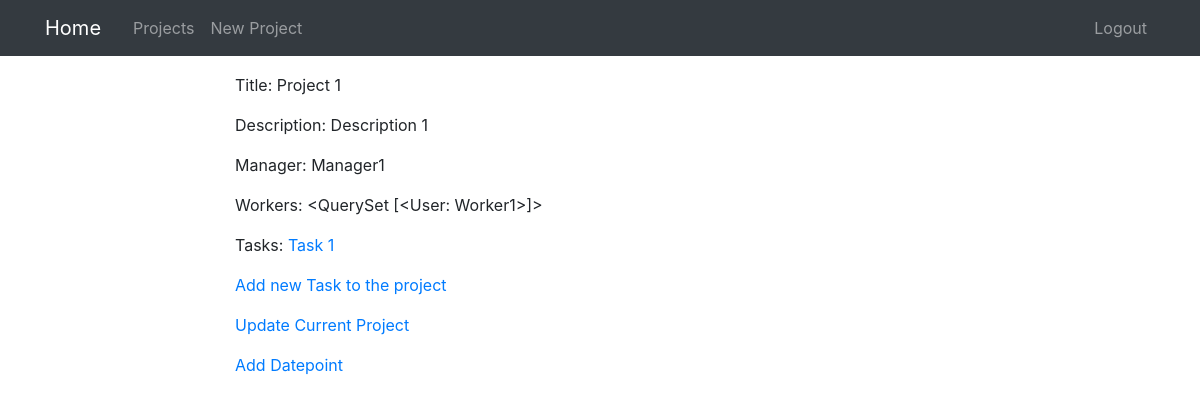
/projects/1/ (signed in), run on an earlier commit of the app's database.
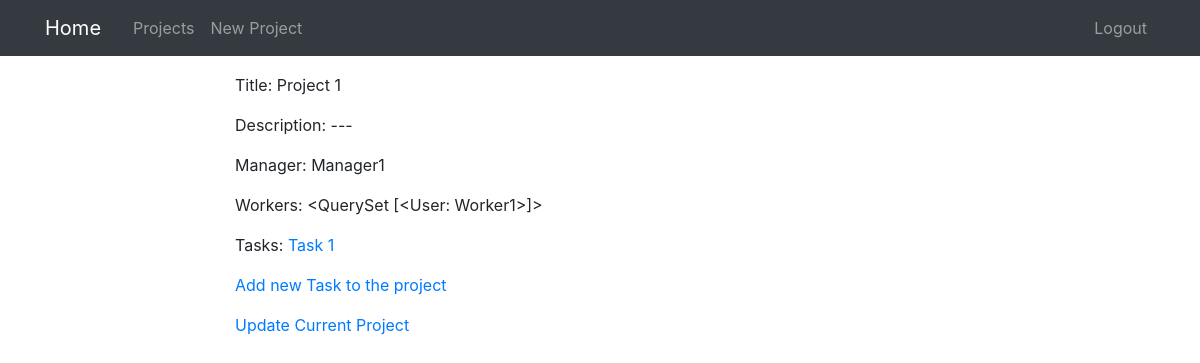
And on a later commit of the database.
### projects/models.py (models this page shows, shortened)
class Project(models.Model):
    title = models.CharField(max_length=100)
    description = models.TextField()
    manager = models.ForeignKey(User, on_delete=models.CASCADE,
                                related_name="manager_project_set")
    worker = models.ManyToManyField(User, related_name="worker_project_set")

class Task(models.Model):
    title = models.CharField(max_length=100)
    project = models.ForeignKey(Project, on_delete=models.CASCADE)

### projects/views.py (the view)
# urls.py: path('projects/<int:pk>/', ProjectDetailView.as_view(),
class ProjectDetailView(PermissionRequiredMixin, UserPassesTestMixin,
                        DetailView):
    model = Project
    def test_func(self):
        return does_user_belongs_to_project(user_id=self.request.user.id,
                                            project_pk=self.kwargs['pk'])
    permission_required = 'projects.view_project'

### projects/utils.py (called while the page is built)
def does_user_belongs_to_project(user_id, project_pk):
    user = get_object_or_404(User, id=user_id)
    if user.groups.all()[0].name == 'Worker':
        queryset = Project.objects.filter(id=project_pk, worker=user)
        if queryset.count() > 0:
            return True
    elif user.groups.all()[0].name == 'Manager':
        queryset = Project.objects.filter(id=project_pk, manager=user)
        if queryset.count() > 0:
            return True
    return False

### projects/templates/projects/project_detail.html
{% extends "projects/base.html" %}
{% block content %}
<p>Title: {{ object.title }} </p>
<p>Description: {{ object.description }}</p>
<p>Manager: {{ object.manager }}</p>
<p>Workers: {{ object.worker.all }}</p>
<p>Tasks:
{% for task in object.task_set.all %}
    <a href="{% url 'task-detail' task.id %}">{{ task.title }}</a>
{% endfor %}
</p>
{% if perms.projects.add_task %}
    <p><a href="{% url 'task-create' object.id %}">Add new Task to the project</a></p>
{% endif %}
{% if perms.projects.change_project %}
    <p><a href="{% url 'project-update' object.id %}">Update Current Project</a></p>
{% endif %}
{% if perms.projects.add_datepoint %}
    <p><a href="{% url 'datepoint-create' object.id %}">Add Datepoint</a></p>
{% endif %}
{% endblock content %}

What changed in the data, as far as the page shows it:
changed Project "Project 1": description "Description 1" → "---"
Also different on the page:
text no longer shown: "Add Datepoint"
